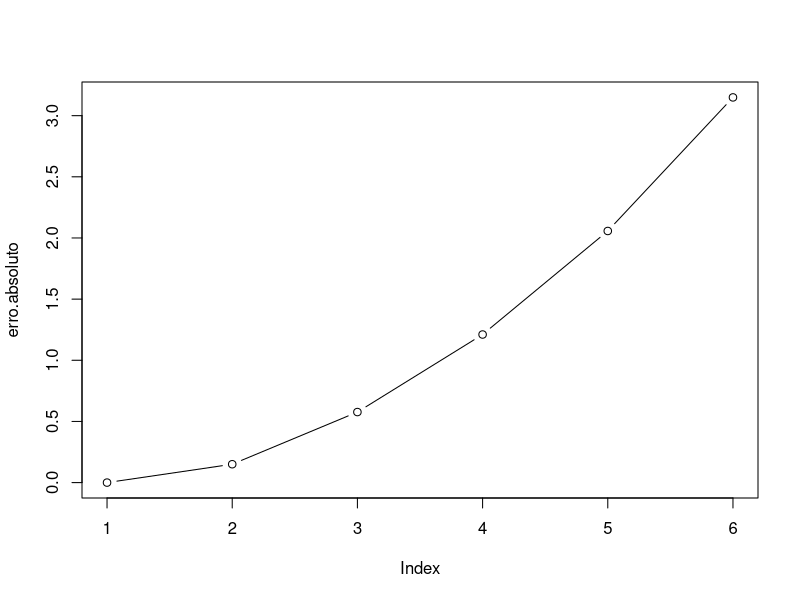

Source code (R):
## Euler's Method for Linear 

#Domain
x<-seq(1,3,0.4)
#Ordinary Differential Equation
F<-function(x,y) (1+(y/x)+(y/x)^2)
#Euler's Approximations
y=0
aprox.<-seq(0,0,0)
for(i in 1:5) {y=y+0.4*F(x[i],y); aprox.[i+1]<-y} 
#Exact Solution
f<-function(x) (tan(log(x, base=exp(1)))/x)  
exata<-seq(0,0,0)
for(i in 1:6) {t=f(x[i]); exata[i]<-t}
#Error 
erro.absoluto<-seq(0,0,0)
for(i in 1:6) {s=aprox.[i]-exata[i]; erro.absoluto[i]<-s}
#Comparation Data Frame
comparacao<-cbind(x,aprox.,exata,erro.absoluto)
comparacao
mean(erro.absoluto)
#Approximations Plot
plot(erro.absoluto, type = "b")
